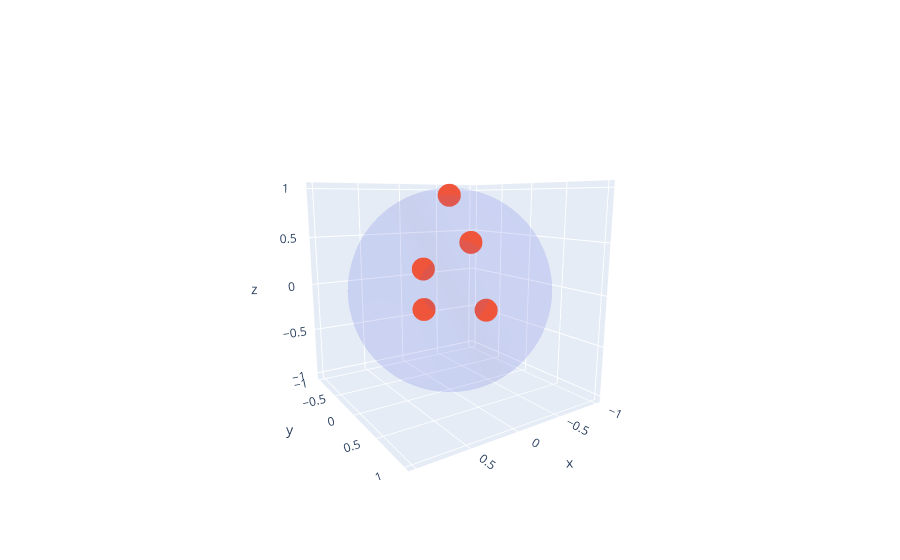

This figure's notebook cell:
### Markdown cell above
- Does `log_det` not work because we have a free direction in `A`?
- We really only want to optimize in directions perpendicular to `b`
- alternating minimization would get this to us
- `log_det` works in the normal case because it doesn't care about scaling
- `log_det` breaks here because one of the terms can effectively go to zero

- "spherical" convex hull algorithm would make this faster
    - do it after finding a feasible plane
    - what does a certificate of *infeasibility* look like?
- i can paint the ellipse with the mesh algo
- is the feasibility algo really easy to write up? 
- don't even need convex hull algo, i think we can just do the affine plane feasibility problem, and take the points closest to or tangent to the plane.

### Code cell
sphere_scatter(x.T)

### Figure 1 — Plotly figure (JSON) as saved in the notebook; plotly's stock layout.template omitted (floating-point values rounded to 4 significant figures; data arrays with more than 128 entries replaced by an {"elided": "..."} marker saying what was removed)
{"data": [{"alphahull": 0, "opacity": 0.1, "type": "mesh3d", "x": {"elided": "2500 float values"}, "y": {"elided": "2500 float values"}, "z": {"elided": "2500 float values"}}, {"mode": "markers", "type": "scatter3d", "x": [0.7111, 0.2087, 0.2883, 0.6789, 0.3093], "y": [0.702, 0.3002, 0.957, 0.6431, 0.7712], "z": [0.04083, 0.9308, 0.03048, 0.3544, 0.5565]}], "layout": {"autosize": true, "scene": {"aspectmode": "cube", "aspectratio": {"x": 1, "y": 1, "z": 1}, "camera": {"center": {"x": 0, "y": 0, "z": 0}, "eye": {"x": 1.166, "y": 1.774, "z": 0.4264}, "projection": {"type": "perspective"}, "up": {"x": 0, "y": 0, "z": 1}}}}}
